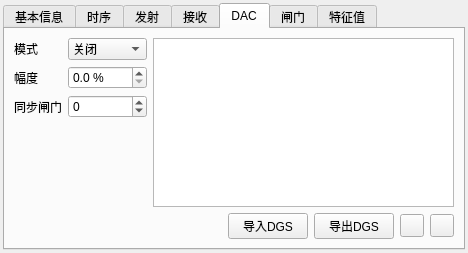
<?xml version="1.0" encoding="UTF-8"?>
<ui version="4.0">
 <class>PanelUTSetup</class>
 <widget class="QWidget" name="PanelUTSetup">
  <property name="geometry">
   <rect>
    <x>0</x>
    <y>0</y>
    <width>448</width>
    <height>222</height>
   </rect>
  </property>
  <property name="windowTitle">
   <string>工艺设置</string>
  </property>
  <layout class="QGridLayout" name="gridLayout_5">
   <property name="leftMargin">
    <number>3</number>
   </property>
   <property name="topMargin">
    <number>3</number>
   </property>
   <property name="rightMargin">
    <number>3</number>
   </property>
   <property name="bottomMargin">
    <number>3</number>
   </property>
   <item row="0" column="0">
    <widget class="QTabWidget" name="tab">
     <property name="currentIndex">
      <number>4</number>
     </property>
     <widget class="QWidget" name="BaseInfo">
      <attribute name="title">
       <string>基本信息</string>
      </attribute>
      <layout class="QFormLayout" name="baseLayout">
       <item row="1" column="0">
        <widget class="QLabel" name="alterSourceTitle">
         <property name="text">
          <string>关联检测</string>
         </property>
        </widget>
       </item>
       <item row="1" column="1">
        <widget class="QCheckBox" name="alterSource">
         <property name="text">
          <string/>
         </property>
        </widget>
       </item>
       <item row="2" column="0">
        <widget class="QLabel" name="label">
         <property name="text">
          <string>工艺名称</string>
         </property>
        </widget>
       </item>
       <item row="2" column="1">
        <widget class="QLineEdit" name="name"/>
       </item>
       <item row="3" column="0" colspan="2">
        <layout class="QHBoxLayout" name="horizontalLayout_2">
         <item>
          <spacer name="horizontalSpacer_2">
           <property name="orientation">
            <enum>Qt::Horizontal</enum>
           </property>
           <property name="sizeHint" stdset="0">
            <size>
             <width>40</width>
             <height>20</height>
            </size>
           </property>
          </spacer>
         </item>
         <item>
          <widget class="QPushButton" name="importSetup">
           <property name="text">
            <string>导入</string>
           </property>
          </widget>
         </item>
         <item>
          <spacer name="horizontalSpacer">
           <property name="orientation">
            <enum>Qt::Horizontal</enum>
           </property>
           <property name="sizeHint" stdset="0">
            <size>
             <width>40</width>
             <height>20</height>
            </size>
           </property>
          </spacer>
         </item>
         <item>
          <widget class="QPushButton" name="exportSetup">
           <property name="text">
            <string>导出</string>
           </property>
          </widget>
         </item>
         <item>
          <spacer name="horizontalSpacer_3">
           <property name="orientation">
            <enum>Qt::Horizontal</enum>
           </property>
           <property name="sizeHint" stdset="0">
            <size>
             <width>40</width>
             <height>20</height>
            </size>
           </property>
          </spacer>
         </item>
         <item>
          <widget class="QToolButton" name="lock">
           <property name="text">
            <string>...</string>
           </property>
           <property name="icon">
            <iconset resource="../../resources/icons/Fatcow.qrc">
             <normaloff>:/fatcow/16x16/lock_open.png</normaloff>
             <normalon>:/fatcow/16x16/lock.png</normalon>:/fatcow/16x16/lock_open.png</iconset>
           </property>
           <property name="checkable">
            <bool>true</bool>
           </property>
          </widget>
         </item>
         <item>
          <spacer name="horizontalSpacer_4">
           <property name="orientation">
            <enum>Qt::Horizontal</enum>
           </property>
           <property name="sizeHint" stdset="0">
            <size>
             <width>40</width>
             <height>20</height>
            </size>
           </property>
          </spacer>
         </item>
        </layout>
       </item>
      </layout>
     </widget>
     <widget class="PanelUTSetupTimebase" name="widgetTimebase">
      <attribute name="title">
       <string>时序</string>
      </attribute>
     </widget>
     <widget class="QWidget" name="tabTransmit">
      <attribute name="title">
       <string>发射</string>
      </attribute>
      <layout class="QGridLayout" name="gridLayout" columnstretch="1,1,1">
       <item row="0" column="1">
        <widget class="QCheckBox" name="pulserEnable">
         <property name="text">
          <string>启用发射</string>
         </property>
        </widget>
       </item>
       <item row="0" column="2">
        <widget class="QGroupBox" name="pulseWidthGroup">
         <property name="title">
          <string>脉宽</string>
         </property>
         <property name="flat">
          <bool>false</bool>
         </property>
         <layout class="QGridLayout" name="gridLayout_16">
          <item row="0" column="0">
           <widget class="QSpinBox" name="pulseWidth">
            <property name="minimumSize">
             <size>
              <width>0</width>
              <height>20</height>
             </size>
            </property>
            <property name="maximum">
             <number>65535</number>
            </property>
            <property name="value">
             <number>50</number>
            </property>
           </widget>
          </item>
         </layout>
        </widget>
       </item>
       <item row="1" column="1">
        <widget class="QGroupBox" name="groupImpedance">
         <property name="title">
          <string>输入阻抗</string>
         </property>
         <layout class="QGridLayout" name="gridLayout_8">
          <item row="0" column="0">
           <widget class="QComboBox" name="impedance">
            <item>
             <property name="text">
              <string>低阻抗</string>
             </property>
            </item>
            <item>
             <property name="text">
              <string>高阻抗</string>
             </property>
            </item>
           </widget>
          </item>
         </layout>
        </widget>
       </item>
       <item row="1" column="2">
        <widget class="QGroupBox" name="groupTransmitMode">
         <property name="title">
          <string>收发模式</string>
         </property>
         <layout class="QVBoxLayout" name="verticalLayout">
          <item>
           <widget class="QComboBox" name="transmitMode">
            <item>
             <property name="text">
              <string>一发一收</string>
             </property>
            </item>
            <item>
             <property name="text">
              <string>自发自收</string>
             </property>
            </item>
           </widget>
          </item>
         </layout>
        </widget>
       </item>
       <item row="2" column="1">
        <widget class="QGroupBox" name="groupTransmitVoltage">
         <property name="title">
          <string>电压</string>
         </property>
         <layout class="QGridLayout" name="gridLayout_3">
          <item row="0" column="0">
           <widget class="QComboBox" name="transmitVoltage"/>
          </item>
         </layout>
        </widget>
       </item>
       <item row="2" column="2">
        <widget class="QGroupBox" name="groupTransmitEnergy">
         <property name="title">
          <string>能量</string>
         </property>
         <layout class="QGridLayout" name="gridLayout_4">
          <item row="0" column="0">
           <widget class="QComboBox" name="transmitEnergy">
            <item>
             <property name="text">
              <string>低能量</string>
             </property>
            </item>
            <item>
             <property name="text">
              <string>高能量</string>
             </property>
            </item>
           </widget>
          </item>
         </layout>
        </widget>
       </item>
       <item row="0" column="0" rowspan="3">
        <widget class="QGroupBox" name="prfGroup">
         <property name="title">
          <string>重复频率</string>
         </property>
         <layout class="QGridLayout" name="gridLayout_2">
          <item row="1" column="0">
           <widget class="QSpinBox" name="prf">
            <property name="alignment">
             <set>Qt::AlignRight|Qt::AlignTrailing|Qt::AlignVCenter</set>
            </property>
            <property name="keyboardTracking">
             <bool>false</bool>
            </property>
            <property name="suffix">
             <string> Hz</string>
            </property>
            <property name="maximum">
             <number>8000</number>
            </property>
            <property name="singleStep">
             <number>100</number>
            </property>
           </widget>
          </item>
          <item row="0" column="0">
           <layout class="QHBoxLayout" name="horizontalLayout_8">
            <item>
             <spacer name="horizontalSpacer_11">
              <property name="orientation">
               <enum>Qt::Horizontal</enum>
              </property>
              <property name="sizeHint" stdset="0">
               <size>
                <width>0</width>
                <height>0</height>
               </size>
              </property>
             </spacer>
            </item>
            <item>
             <widget class="QSlider" name="prfSlider">
              <property name="maximum">
               <number>8000</number>
              </property>
              <property name="orientation">
               <enum>Qt::Vertical</enum>
              </property>
             </widget>
            </item>
            <item>
             <spacer name="horizontalSpacer_12">
              <property name="orientation">
               <enum>Qt::Horizontal</enum>
              </property>
              <property name="sizeHint" stdset="0">
               <size>
                <width>0</width>
                <height>0</height>
               </size>
              </property>
             </spacer>
            </item>
           </layout>
          </item>
         </layout>
        </widget>
       </item>
      </layout>
     </widget>
     <widget class="QWidget" name="Gain">
      <attribute name="title">
       <string>接收</string>
      </attribute>
      <layout class="QGridLayout" name="gridLayout_15">
       <item row="0" column="0">
        <widget class="QCheckBox" name="manualGain">
         <property name="text">
          <string>手动增益控制</string>
         </property>
        </widget>
       </item>
       <item row="2" column="0" rowspan="4" colspan="2">
        <widget class="QStackedWidget" name="gainContainer">
         <property name="currentIndex">
          <number>0</number>
         </property>
         <widget class="QWidget" name="pageAutoGain">
          <layout class="QHBoxLayout" name="horizontalLayout_4">
           <property name="leftMargin">
            <number>0</number>
           </property>
           <property name="topMargin">
            <number>0</number>
           </property>
           <property name="rightMargin">
            <number>0</number>
           </property>
           <property name="bottomMargin">
            <number>0</number>
           </property>
           <item>
            <widget class="QGroupBox" name="gainGroupBox">
             <property name="title">
              <string>增益</string>
             </property>
             <layout class="QVBoxLayout" name="verticalLayout_2">
              <item>
               <layout class="QHBoxLayout" name="horizontalLayout_6">
                <item>
                 <spacer name="horizontalSpacer_7">
                  <property name="orientation">
                   <enum>Qt::Horizontal</enum>
                  </property>
                  <property name="sizeHint" stdset="0">
                   <size>
                    <width>0</width>
                    <height>0</height>
                   </size>
                  </property>
                 </spacer>
                </item>
                <item>
                 <widget class="QSlider" name="gainSlider">
                  <property name="maximum">
                   <number>110</number>
                  </property>
                  <property name="orientation">
                   <enum>Qt::Vertical</enum>
                  </property>
                 </widget>
                </item>
                <item>
                 <spacer name="horizontalSpacer_8">
                  <property name="orientation">
                   <enum>Qt::Horizontal</enum>
                  </property>
                  <property name="sizeHint" stdset="0">
                   <size>
                    <width>0</width>
                    <height>0</height>
                   </size>
                  </property>
                 </spacer>
                </item>
               </layout>
              </item>
              <item>
               <widget class="QDoubleSpinBox" name="gain">
                <property name="alignment">
                 <set>Qt::AlignRight|Qt::AlignTrailing|Qt::AlignVCenter</set>
                </property>
                <property name="keyboardTracking">
                 <bool>false</bool>
                </property>
                <property name="suffix">
                 <string> dB</string>
                </property>
                <property name="maximum">
                 <double>110.000000000000000</double>
                </property>
               </widget>
              </item>
             </layout>
            </widget>
           </item>
           <item>
            <widget class="QGroupBox" name="gainRefGroup">
             <property name="title">
              <string>参考增益</string>
             </property>
             <layout class="QVBoxLayout" name="verticalLayout_3">
              <item>
               <layout class="QHBoxLayout" name="horizontalLayout_7">
                <item>
                 <spacer name="horizontalSpacer_9">
                  <property name="orientation">
                   <enum>Qt::Horizontal</enum>
                  </property>
                  <property name="sizeHint" stdset="0">
                   <size>
                    <width>0</width>
                    <height>0</height>
                   </size>
                  </property>
                 </spacer>
                </item>
                <item>
                 <widget class="QSlider" name="gainRefSlider">
                  <property name="maximum">
                   <number>110</number>
                  </property>
                  <property name="orientation">
                   <enum>Qt::Vertical</enum>
                  </property>
                 </widget>
                </item>
                <item>
                 <spacer name="horizontalSpacer_10">
                  <property name="orientation">
                   <enum>Qt::Horizontal</enum>
                  </property>
                  <property name="sizeHint" stdset="0">
                   <size>
                    <width>0</width>
                    <height>0</height>
                   </size>
                  </property>
                 </spacer>
                </item>
               </layout>
              </item>
              <item>
               <widget class="QDoubleSpinBox" name="gainRef">
                <property name="alignment">
                 <set>Qt::AlignRight|Qt::AlignTrailing|Qt::AlignVCenter</set>
                </property>
                <property name="keyboardTracking">
                 <bool>false</bool>
                </property>
                <property name="suffix">
                 <string> dB</string>
                </property>
                <property name="maximum">
                 <double>110.000000000000000</double>
                </property>
               </widget>
              </item>
             </layout>
            </widget>
           </item>
          </layout>
         </widget>
         <widget class="QWidget" name="pageManualGain">
          <layout class="QFormLayout" name="formLayout">
           <item row="0" column="0">
            <widget class="QLabel" name="preAmplifyTitle">
             <property name="text">
              <string>预放大</string>
             </property>
            </widget>
           </item>
           <item row="0" column="1">
            <widget class="QComboBox" name="preAmplify">
             <item>
              <property name="text">
               <string>-28dB</string>
              </property>
             </item>
             <item>
              <property name="text">
               <string>+4dB</string>
              </property>
             </item>
             <item>
              <property name="text">
               <string>+20dB</string>
              </property>
             </item>
            </widget>
           </item>
           <item row="1" column="0">
            <widget class="QLabel" name="amplify1Title">
             <property name="text">
              <string>一级放大</string>
             </property>
            </widget>
           </item>
           <item row="1" column="1">
            <widget class="QSpinBox" name="amplify1">
             <property name="maximum">
              <number>1023</number>
             </property>
            </widget>
           </item>
           <item row="2" column="0">
            <widget class="QLabel" name="amplify2Title">
             <property name="text">
              <string>二级放大</string>
             </property>
            </widget>
           </item>
           <item row="2" column="1">
            <widget class="QSpinBox" name="amplify2">
             <property name="maximum">
              <number>1023</number>
             </property>
            </widget>
           </item>
          </layout>
         </widget>
        </widget>
       </item>
       <item row="4" column="2" rowspan="2">
        <widget class="QGroupBox" name="probeBandGroup">
         <property name="title">
          <string>探头频带</string>
         </property>
         <layout class="QHBoxLayout" name="horizontalLayout">
          <item>
           <widget class="QComboBox" name="probeBand">
            <item>
             <property name="text">
              <string>0.2-30 MHz</string>
             </property>
            </item>
            <item>
             <property name="text">
              <string>10-30 MHz</string>
             </property>
            </item>
            <item>
             <property name="text">
              <string>1-10 MHz</string>
             </property>
            </item>
            <item>
             <property name="text">
              <string>15 MHz</string>
             </property>
            </item>
            <item>
             <property name="text">
              <string>10 MHz</string>
             </property>
            </item>
            <item>
             <property name="text">
              <string>4 MHz</string>
             </property>
            </item>
            <item>
             <property name="text">
              <string>2 MHz</string>
             </property>
            </item>
            <item>
             <property name="text">
              <string>1 MHz</string>
             </property>
            </item>
           </widget>
          </item>
         </layout>
        </widget>
       </item>
       <item row="4" column="3" rowspan="2">
        <widget class="QGroupBox" name="suppressGroup">
         <property name="title">
          <string>抑制</string>
         </property>
         <layout class="QGridLayout" name="gridLayout_10">
          <item row="0" column="0">
           <widget class="QDoubleSpinBox" name="suppress">
            <property name="alignment">
             <set>Qt::AlignRight|Qt::AlignTrailing|Qt::AlignVCenter</set>
            </property>
            <property name="keyboardTracking">
             <bool>false</bool>
            </property>
            <property name="suffix">
             <string> %</string>
            </property>
           </widget>
          </item>
         </layout>
        </widget>
       </item>
       <item row="2" column="3" rowspan="2">
        <widget class="QGroupBox" name="rectifierModeGroup">
         <property name="title">
          <string>检波</string>
         </property>
         <layout class="QGridLayout" name="gridLayout_9">
          <item row="0" column="0">
           <widget class="QComboBox" name="rectifierMode">
            <item>
             <property name="text">
              <string>全波</string>
             </property>
            </item>
            <item>
             <property name="text">
              <string>正半波</string>
             </property>
            </item>
            <item>
             <property name="text">
              <string>负半波</string>
             </property>
            </item>
            <item>
             <property name="text">
              <string>射频</string>
             </property>
            </item>
           </widget>
          </item>
         </layout>
        </widget>
       </item>
       <item row="2" column="2" rowspan="2">
        <widget class="QGroupBox" name="sampleAverageGroup">
         <property name="title">
          <string>采样平均次数</string>
         </property>
         <layout class="QGridLayout" name="gridLayout_11">
          <item row="0" column="0">
           <widget class="QComboBox" name="sampleAverage">
            <item>
             <property name="text">
              <string>1</string>
             </property>
            </item>
            <item>
             <property name="text">
              <string>2</string>
             </property>
            </item>
            <item>
             <property name="text">
              <string>4</string>
             </property>
            </item>
            <item>
             <property name="text">
              <string>8</string>
             </property>
            </item>
            <item>
             <property name="text">
              <string>16</string>
             </property>
            </item>
            <item>
             <property name="text">
              <string>32</string>
             </property>
            </item>
            <item>
             <property name="text">
              <string>64</string>
             </property>
            </item>
           </widget>
          </item>
         </layout>
        </widget>
       </item>
       <item row="0" column="3">
        <widget class="QSpinBox" name="probeMultiplex">
         <property name="maximum">
          <number>15</number>
         </property>
        </widget>
       </item>
       <item row="0" column="2">
        <widget class="QLabel" name="probeMultiplexTitle">
         <property name="text">
          <string>前置卡通道</string>
         </property>
         <property name="alignment">
          <set>Qt::AlignRight|Qt::AlignTrailing|Qt::AlignVCenter</set>
         </property>
        </widget>
       </item>
      </layout>
     </widget>
     <widget class="QWidget" name="tabDac">
      <attribute name="title">
       <string>DAC</string>
      </attribute>
      <layout class="QGridLayout" name="gridLayout_13">
       <item row="1" column="1">
        <layout class="QHBoxLayout" name="horizontalLayout_5">
         <item>
          <spacer name="horizontalSpacer_6">
           <property name="orientation">
            <enum>Qt::Horizontal</enum>
           </property>
           <property name="sizeHint" stdset="0">
            <size>
             <width>40</width>
             <height>20</height>
            </size>
           </property>
          </spacer>
         </item>
         <item>
          <widget class="QPushButton" name="dgsImport">
           <property name="text">
            <string>导入DGS</string>
           </property>
          </widget>
         </item>
         <item>
          <widget class="QPushButton" name="dgsExport">
           <property name="text">
            <string>导出DGS</string>
           </property>
          </widget>
         </item>
         <item>
          <widget class="QToolButton" name="addDac">
           <property name="icon">
            <iconset resource="../../resources/Resources.qrc">
             <normaloff>:/icons/plus.png</normaloff>:/icons/plus.png</iconset>
           </property>
          </widget>
         </item>
         <item>
          <widget class="QToolButton" name="removeDac">
           <property name="icon">
            <iconset resource="../../resources/Resources.qrc">
             <normaloff>:/icons/minus.png</normaloff>:/icons/minus.png</iconset>
           </property>
          </widget>
         </item>
        </layout>
       </item>
       <item row="0" column="1">
        <widget class="QTreeView" name="dac">
         <property name="alternatingRowColors">
          <bool>true</bool>
         </property>
         <property name="indentation">
          <number>0</number>
         </property>
         <property name="rootIsDecorated">
          <bool>false</bool>
         </property>
        </widget>
       </item>
       <item row="0" column="0" rowspan="2">
        <layout class="QFormLayout" name="formLayout_2">
         <item row="0" column="0">
          <widget class="QLabel" name="dacModeTitle">
           <property name="text">
            <string>模式</string>
           </property>
          </widget>
         </item>
         <item row="0" column="1">
          <widget class="QComboBox" name="dacMode">
           <item>
            <property name="text">
             <string>关闭</string>
            </property>
           </item>
           <item>
            <property name="text">
             <string>DAC</string>
            </property>
           </item>
           <item>
            <property name="text">
             <string>TCG</string>
            </property>
           </item>
           <item>
            <property name="text">
             <string>软件TCG</string>
            </property>
           </item>
          </widget>
         </item>
         <item row="1" column="1">
          <widget class="QDoubleSpinBox" name="dacTarget">
           <property name="suffix">
            <string> %</string>
           </property>
           <property name="decimals">
            <number>1</number>
           </property>
           <property name="maximum">
            <double>100.000000000000000</double>
           </property>
          </widget>
         </item>
         <item row="1" column="0">
          <widget class="QLabel" name="dacTargetTitle">
           <property name="text">
            <string>幅度</string>
           </property>
          </widget>
         </item>
         <item row="2" column="0">
          <widget class="QLabel" name="dacTimebaseTitle">
           <property name="text">
            <string>同步闸门</string>
           </property>
          </widget>
         </item>
         <item row="2" column="1">
          <widget class="QSpinBox" name="dacTimebase">
           <property name="minimum">
            <number>-1</number>
           </property>
           <property name="maximum">
            <number>255</number>
           </property>
          </widget>
         </item>
        </layout>
       </item>
      </layout>
     </widget>
     <widget class="QWidget" name="UTGate">
      <attribute name="title">
       <string>闸门</string>
      </attribute>
      <layout class="QVBoxLayout" name="verticalLayout_UTGate_2">
       <item>
        <widget class="QTreeView" name="gates">
         <property name="contextMenuPolicy">
          <enum>Qt::CustomContextMenu</enum>
         </property>
         <property name="verticalScrollMode">
          <enum>QAbstractItemView::ScrollPerPixel</enum>
         </property>
        </widget>
       </item>
       <item>
        <layout class="QHBoxLayout" name="horizontalLayout_3">
         <item>
          <spacer name="horizontalSpacer_5">
           <property name="orientation">
            <enum>Qt::Horizontal</enum>
           </property>
           <property name="sizeHint" stdset="0">
            <size>
             <width>40</width>
             <height>20</height>
            </size>
           </property>
          </spacer>
         </item>
         <item>
          <widget class="QToolButton" name="addGate">
           <property name="icon">
            <iconset resource="../../resources/Resources.qrc">
             <normaloff>:/icons/plus.png</normaloff>:/icons/plus.png</iconset>
           </property>
          </widget>
         </item>
         <item>
          <widget class="QToolButton" name="removeGate">
           <property name="icon">
            <iconset resource="../../resources/Resources.qrc">
             <normaloff>:/icons/minus.png</normaloff>:/icons/minus.png</iconset>
           </property>
          </widget>
         </item>
        </layout>
       </item>
      </layout>
     </widget>
     <widget class="DataInfoWidget" name="tabData">
      <attribute name="title">
       <string>特征值</string>
      </attribute>
     </widget>
    </widget>
   </item>
  </layout>
 </widget>
 <customwidgets>
  <customwidget>
   <class>PanelUTSetupTimebase</class>
   <extends>QWidget</extends>
   <header>Waveform/PanelUTSetupTimebase.h</header>
   <container>1</container>
  </customwidget>
  <customwidget>
   <class>DataInfoWidget</class>
   <extends>QWidget</extends>
   <header>Waveform/DataInfoWidget.h</header>
   <container>1</container>
  </customwidget>
 </customwidgets>
 <resources>
  <include location="../../resources/icons/Fatcow.qrc"/>
  <include location="../../resources/Resources.qrc"/>
 </resources>
 <connections/>
</ui>
